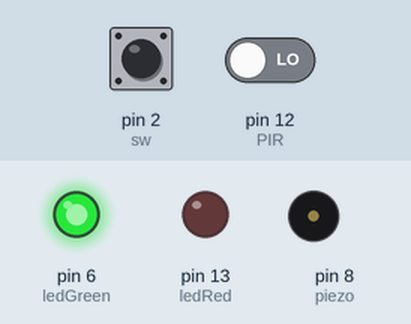
Bench run of a sketch on a simulated Arduino Uno, built with avr-gcc and run on an emulated ATmega328P. Parts: output pins drawn as LEDs (lit = HIGH), buzzer (waves = sounding, pin HIGH). Dashed ring = blinking. Inputs (shaded band) come from the test bench; at power-on: pin 2 (sw) HIGH, pin 12 (PIR) LOW.

Above: at 1.2 s.
1.3 s: pin 2 (sw) pulled LOW for 0.15 s
At 1.54 s:
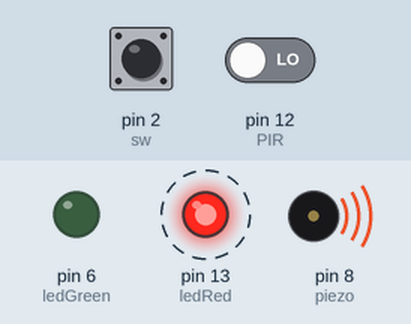
4.3 s: pin 2 (sw) pulled LOW for 1 s
At 5.7 s:
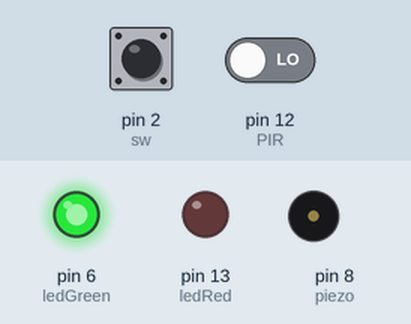
6.8 s: pin 12 (PIR) driven HIGH
At 7.6 s:
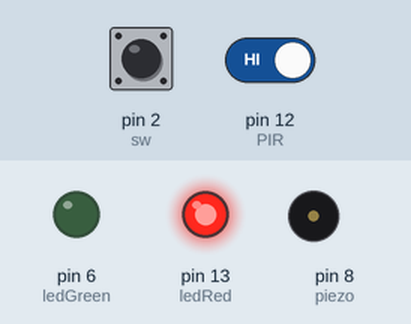
8.3 s: pin 12 (PIR) driven LOW
At 8.7 s:
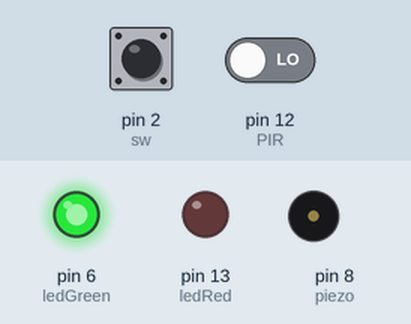
Timing chart, 0 to 10.8 s (numbered marks = the images above; inputs shaded):
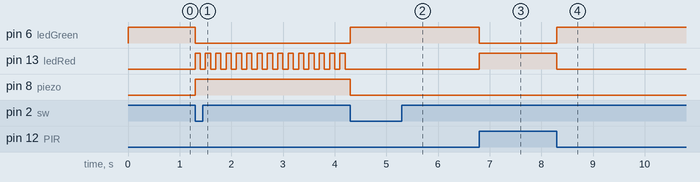

The sketch:

SlaveArduino.ino
```cpp
/*
isBeing = 0 : 사용가능
isBeing = 1 : 사용중
isBeing = 2 : 비상
*/

#include <Wire.h>

#define SLAVEID 1

int ledGreen = 6;
int ledRed = 13;
int piezo = 8;
int PIR = 12;
int sw = 2;
int val;

bool check = false;   //스위치가 눌렸는지 확인하는 변수
unsigned long past = 0;
unsigned long now = 0;
int ledState = LOW;
char isBeing = '0'; //master에 전송하는 변수

void setup()
{
  Wire.begin(SLAVEID);
  Wire.onRequest(sendToMaster);
  pinMode(ledGreen, OUTPUT);
  pinMode(ledRed, OUTPUT);
  pinMode(PIR, INPUT);
  pinMode(piezo, OUTPUT);
  pinMode(sw, INPUT_PULLUP);
  Serial.begin(9600);
  attachInterrupt(digitalPinToInterrupt(sw), warning, FALLING);
}

void sendToMaster(){
  Wire.write(isBeing);
}

void warning(){
  if(check == false){
    check = true;
  }
  else{
    check = false;
  }
}

void loop() {

  if(!check){
    //경보가 울리지 않는 상태 (스위치 안눌림)
    digitalWrite(piezo, LOW);  //부저 off
    val = digitalRead(PIR);   //pir로부터 값 받아옴
    if(val == HIGH){
      //pir센서가 감지되었을 때
      isBeing = '1';
      digitalWrite(ledRed, HIGH);
      digitalWrite(ledGreen, LOW);
    }
    else{
      //pir센서가 감지되지 않았을 때
      isBeing = '0';
      digitalWrite(ledGreen, HIGH);
      digitalWrite(ledRed, LOW);
    }
  }
  else{
    //경보가 울리는 상태 (스위치 눌림)
    isBeing = '2';
    digitalWrite(piezo, HIGH); //부저 on

    //led 깜박깜박
    now = millis();
    digitalWrite(ledGreen, LOW);
    if(now - past >= 100){
      past = now;

      if(ledState == LOW){
        ledState = HIGH;
      }
      else{
        ledState = LOW;
      }
      digitalWrite(ledRed, ledState);
    }
  }
}
```

Measured:
- after the input at 1.3 s, pin 6 (ledGreen): HIGH → LOW at once; pin 13 (ledRed): alternates HIGH for 0.10 s and LOW for 0.10 s, starting at once; pin 8 (piezo): LOW → HIGH at once
- after the input at 4.3 s, pin 6 (ledGreen): LOW → HIGH at once; pin 13 (ledRed): stops changing and stays LOW; pin 8 (piezo): HIGH → LOW at once
- after the input at 6.8 s, pin 6 (ledGreen): HIGH → LOW at once; pin 13 (ledRed): LOW → HIGH at once
- after the input at 8.3 s, pin 6 (ledGreen): LOW → HIGH at once; pin 13 (ledRed): HIGH → LOW at once
